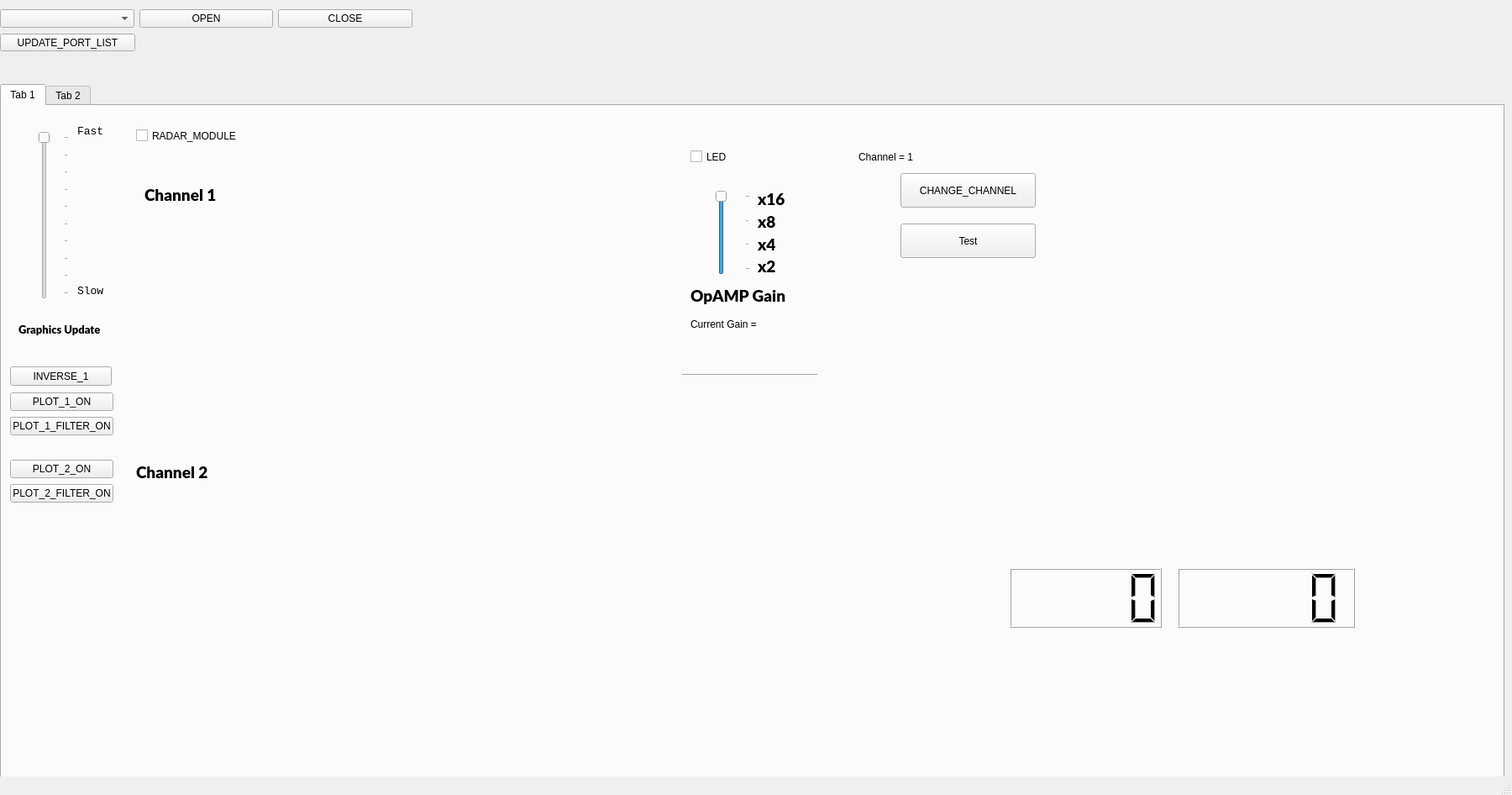
<?xml version="1.0" encoding="UTF-8"?>
<ui version="4.0">
 <class>MainWindow</class>
 <widget class="QMainWindow" name="MainWindow">
  <property name="geometry">
   <rect>
    <x>0</x>
    <y>0</y>
    <width>1800</width>
    <height>946</height>
   </rect>
  </property>
  <property name="windowTitle">
   <string>MainWindow</string>
  </property>
  <widget class="QWidget" name="centralwidget">
   <widget class="QTabWidget" name="tabWidget">
    <property name="geometry">
     <rect>
      <x>0</x>
      <y>100</y>
      <width>1791</width>
      <height>861</height>
     </rect>
    </property>
    <property name="currentIndex">
     <number>0</number>
    </property>
    <widget class="QWidget" name="tab">
     <attribute name="title">
      <string>Tab 1</string>
     </attribute>
     <widget class="PlotWidget" name="graph" native="true">
      <property name="geometry">
       <rect>
        <x>160</x>
        <y>80</y>
        <width>631</width>
        <height>321</height>
       </rect>
      </property>
      <widget class="QLabel" name="label_7">
       <property name="geometry">
        <rect>
         <x>10</x>
         <y>10</y>
         <width>131</width>
         <height>31</height>
        </rect>
       </property>
       <property name="font">
        <font>
         <family>Lato Black</family>
         <pointsize>14</pointsize>
         <weight>75</weight>
         <bold>true</bold>
        </font>
       </property>
       <property name="text">
        <string>Channel 1</string>
       </property>
      </widget>
     </widget>
     <widget class="PlotWidget" name="graph2" native="true">
      <property name="geometry">
       <rect>
        <x>160</x>
        <y>410</y>
        <width>641</width>
        <height>291</height>
       </rect>
      </property>
      <widget class="QLabel" name="label_8">
       <property name="geometry">
        <rect>
         <x>0</x>
         <y>10</y>
         <width>131</width>
         <height>31</height>
        </rect>
       </property>
       <property name="font">
        <font>
         <family>Lato Black</family>
         <pointsize>14</pointsize>
         <weight>75</weight>
         <bold>true</bold>
        </font>
       </property>
       <property name="text">
        <string>Channel 2</string>
       </property>
      </widget>
     </widget>
     <widget class="QWidget" name="layoutWidget">
      <property name="geometry">
       <rect>
        <x>10</x>
        <y>420</y>
        <width>123</width>
        <height>54</height>
       </rect>
      </property>
      <layout class="QVBoxLayout" name="verticalLayout">
       <item>
        <widget class="QPushButton" name="gaph2_on">
         <property name="text">
          <string>PLOT_2_ON</string>
         </property>
        </widget>
       </item>
       <item>
        <widget class="QPushButton" name="graph2_filter_on">
         <property name="text">
          <string>PLOT_2_FILTER_ON</string>
         </property>
        </widget>
       </item>
      </layout>
     </widget>
     <widget class="QLabel" name="label_10">
      <property name="geometry">
       <rect>
        <x>90</x>
        <y>20</y>
        <width>51</width>
        <height>21</height>
       </rect>
      </property>
      <property name="font">
       <font>
        <family>Monospace</family>
        <pointsize>10</pointsize>
        <weight>50</weight>
        <bold>false</bold>
       </font>
      </property>
      <property name="text">
       <string>Fast</string>
      </property>
     </widget>
     <widget class="QLabel" name="label_6">
      <property name="geometry">
       <rect>
        <x>20</x>
        <y>250</y>
        <width>111</width>
        <height>31</height>
       </rect>
      </property>
      <property name="font">
       <font>
        <family>Lato Black</family>
        <pointsize>10</pointsize>
        <weight>75</weight>
        <bold>true</bold>
       </font>
      </property>
      <property name="text">
       <string>Graphics Update</string>
      </property>
     </widget>
     <widget class="QSlider" name="graphUpdateSlider">
      <property name="geometry">
       <rect>
        <x>30</x>
        <y>30</y>
        <width>50</width>
        <height>200</height>
       </rect>
      </property>
      <property name="minimum">
       <number>1</number>
      </property>
      <property name="maximum">
       <number>10</number>
      </property>
      <property name="singleStep">
       <number>1</number>
      </property>
      <property name="pageStep">
       <number>1</number>
      </property>
      <property name="value">
       <number>1</number>
      </property>
      <property name="sliderPosition">
       <number>1</number>
      </property>
      <property name="tracking">
       <bool>true</bool>
      </property>
      <property name="orientation">
       <enum>Qt::Vertical</enum>
      </property>
      <property name="invertedAppearance">
       <bool>true</bool>
      </property>
      <property name="tickPosition">
       <enum>QSlider::TicksBelow</enum>
      </property>
      <property name="tickInterval">
       <number>1</number>
      </property>
     </widget>
     <widget class="QLabel" name="label_9">
      <property name="geometry">
       <rect>
        <x>90</x>
        <y>210</y>
        <width>51</width>
        <height>21</height>
       </rect>
      </property>
      <property name="font">
       <font>
        <family>Monospace</family>
        <pointsize>10</pointsize>
        <weight>50</weight>
        <bold>false</bold>
       </font>
      </property>
      <property name="text">
       <string>Slow</string>
      </property>
     </widget>
     <widget class="QLCDNumber" name="lcdF2">
      <property name="geometry">
       <rect>
        <x>1400</x>
        <y>550</y>
        <width>211</width>
        <height>71</height>
       </rect>
      </property>
     </widget>
     <widget class="QPushButton" name="testBtn">
      <property name="geometry">
       <rect>
        <x>1070</x>
        <y>140</y>
        <width>161</width>
        <height>41</height>
       </rect>
      </property>
      <property name="text">
       <string>Test</string>
      </property>
     </widget>
     <widget class="PlotWidget" name="graphTest" native="true">
      <property name="geometry">
       <rect>
        <x>1250</x>
        <y>30</y>
        <width>521</width>
        <height>241</height>
       </rect>
      </property>
     </widget>
     <widget class="QLabel" name="label">
      <property name="geometry">
       <rect>
        <x>820</x>
        <y>210</y>
        <width>131</width>
        <height>31</height>
       </rect>
      </property>
      <property name="font">
       <font>
        <family>Lato Black</family>
        <pointsize>14</pointsize>
        <weight>75</weight>
        <bold>true</bold>
       </font>
      </property>
      <property name="text">
       <string>OpAMP Gain</string>
      </property>
     </widget>
     <widget class="QLCDNumber" name="lcdF1">
      <property name="geometry">
       <rect>
        <x>1200</x>
        <y>550</y>
        <width>181</width>
        <height>71</height>
       </rect>
      </property>
     </widget>
     <widget class="QSlider" name="OpAmpSlider">
      <property name="geometry">
       <rect>
        <x>830</x>
        <y>100</y>
        <width>61</width>
        <height>101</height>
       </rect>
      </property>
      <property name="minimum">
       <number>1</number>
      </property>
      <property name="maximum">
       <number>4</number>
      </property>
      <property name="singleStep">
       <number>1</number>
      </property>
      <property name="pageStep">
       <number>1</number>
      </property>
      <property name="value">
       <number>4</number>
      </property>
      <property name="sliderPosition">
       <number>4</number>
      </property>
      <property name="tracking">
       <bool>true</bool>
      </property>
      <property name="orientation">
       <enum>Qt::Vertical</enum>
      </property>
      <property name="invertedAppearance">
       <bool>false</bool>
      </property>
      <property name="invertedControls">
       <bool>false</bool>
      </property>
      <property name="tickPosition">
       <enum>QSlider::TicksBelow</enum>
      </property>
      <property name="tickInterval">
       <number>1</number>
      </property>
     </widget>
     <widget class="PlotWidget" name="widget" native="true">
      <property name="geometry">
       <rect>
        <x>1250</x>
        <y>290</y>
        <width>511</width>
        <height>241</height>
       </rect>
      </property>
     </widget>
     <widget class="QCheckBox" name="LED_btn">
      <property name="geometry">
       <rect>
        <x>820</x>
        <y>50</y>
        <width>51</width>
        <height>21</height>
       </rect>
      </property>
      <property name="text">
       <string>LED</string>
      </property>
     </widget>
     <widget class="QWidget" name="verticalLayoutWidget">
      <property name="geometry">
       <rect>
        <x>900</x>
        <y>100</y>
        <width>71</width>
        <height>101</height>
       </rect>
      </property>
      <layout class="QVBoxLayout" name="verticalLayout_2">
       <item>
        <widget class="QLabel" name="label_2">
         <property name="font">
          <font>
           <family>Lato Black</family>
           <pointsize>14</pointsize>
           <weight>75</weight>
           <bold>true</bold>
          </font>
         </property>
         <property name="text">
          <string>x16</string>
         </property>
        </widget>
       </item>
       <item>
        <widget class="QLabel" name="label_4">
         <property name="font">
          <font>
           <family>Lato Black</family>
           <pointsize>14</pointsize>
           <weight>75</weight>
           <bold>true</bold>
          </font>
         </property>
         <property name="text">
          <string>x8</string>
         </property>
        </widget>
       </item>
       <item>
        <widget class="QLabel" name="label_3">
         <property name="font">
          <font>
           <family>Lato Black</family>
           <pointsize>14</pointsize>
           <weight>75</weight>
           <bold>true</bold>
          </font>
         </property>
         <property name="text">
          <string>x4</string>
         </property>
        </widget>
       </item>
       <item>
        <widget class="QLabel" name="label_5">
         <property name="font">
          <font>
           <family>Lato Black</family>
           <pointsize>14</pointsize>
           <weight>75</weight>
           <bold>true</bold>
          </font>
         </property>
         <property name="text">
          <string>x2</string>
         </property>
        </widget>
       </item>
      </layout>
     </widget>
     <widget class="QWidget" name="layoutWidget_4">
      <property name="geometry">
       <rect>
        <x>10</x>
        <y>340</y>
        <width>123</width>
        <height>54</height>
       </rect>
      </property>
      <layout class="QVBoxLayout" name="verticalLayout_5">
       <item>
        <widget class="QPushButton" name="gaph1_on">
         <property name="text">
          <string>PLOT_1_ON</string>
         </property>
        </widget>
       </item>
       <item>
        <widget class="QPushButton" name="graph1_filter_on">
         <property name="text">
          <string>PLOT_1_FILTER_ON</string>
         </property>
        </widget>
       </item>
      </layout>
     </widget>
     <widget class="QPushButton" name="changeChannel">
      <property name="geometry">
       <rect>
        <x>1070</x>
        <y>80</y>
        <width>161</width>
        <height>41</height>
       </rect>
      </property>
      <property name="text">
       <string>CHANGE_CHANNEL</string>
      </property>
     </widget>
     <widget class="QLabel" name="chan_label">
      <property name="geometry">
       <rect>
        <x>1020</x>
        <y>40</y>
        <width>101</width>
        <height>41</height>
       </rect>
      </property>
      <property name="text">
       <string>Channel = 1</string>
      </property>
     </widget>
     <widget class="QLabel" name="gainLabel">
      <property name="geometry">
       <rect>
        <x>820</x>
        <y>250</y>
        <width>111</width>
        <height>20</height>
       </rect>
      </property>
      <property name="text">
       <string>Current Gain =</string>
      </property>
     </widget>
     <widget class="Line" name="line">
      <property name="geometry">
       <rect>
        <x>810</x>
        <y>310</y>
        <width>161</width>
        <height>20</height>
       </rect>
      </property>
      <property name="orientation">
       <enum>Qt::Horizontal</enum>
      </property>
     </widget>
     <widget class="QPushButton" name="inverse1">
      <property name="geometry">
       <rect>
        <x>10</x>
        <y>310</y>
        <width>121</width>
        <height>23</height>
       </rect>
      </property>
      <property name="text">
       <string>INVERSE_1</string>
      </property>
     </widget>
     <widget class="QCheckBox" name="checkBox">
      <property name="geometry">
       <rect>
        <x>160</x>
        <y>0</y>
        <width>121</width>
        <height>71</height>
       </rect>
      </property>
      <property name="text">
       <string>RADAR_MODULE</string>
      </property>
      <property name="icon">
       <iconset theme="black"/>
      </property>
      <property name="tristate">
       <bool>false</bool>
      </property>
     </widget>
    </widget>
    <widget class="QWidget" name="tab_2">
     <attribute name="title">
      <string>Tab 2</string>
     </attribute>
    </widget>
   </widget>
   <widget class="QWidget" name="layoutWidget">
    <property name="geometry">
     <rect>
      <x>0</x>
      <y>10</y>
      <width>491</width>
      <height>25</height>
     </rect>
    </property>
    <layout class="QHBoxLayout" name="horizontalLayout">
     <item>
      <widget class="QComboBox" name="ComList"/>
     </item>
     <item>
      <widget class="QPushButton" name="openBtn">
       <property name="text">
        <string>OPEN</string>
       </property>
      </widget>
     </item>
     <item>
      <widget class="QPushButton" name="closeBtn">
       <property name="text">
        <string>CLOSE</string>
       </property>
      </widget>
     </item>
    </layout>
   </widget>
   <widget class="QPushButton" name="updatePortList">
    <property name="geometry">
     <rect>
      <x>0</x>
      <y>40</y>
      <width>161</width>
      <height>21</height>
     </rect>
    </property>
    <property name="text">
     <string>UPDATE_PORT_LIST</string>
    </property>
   </widget>
  </widget>
  <widget class="QStatusBar" name="statusbar"/>
 </widget>
 <customwidgets>
  <customwidget>
   <class>PlotWidget</class>
   <extends>QWidget</extends>
   <header>pyqtgraph</header>
   <container>1</container>
  </customwidget>
 </customwidgets>
 <resources/>
 <connections/>
</ui>
